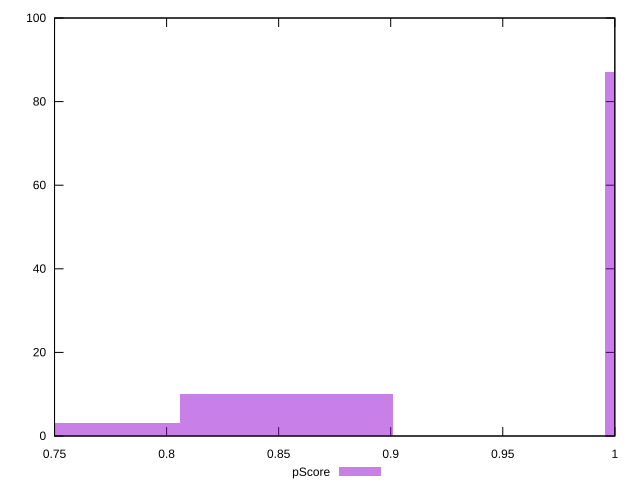

Write the gnuplot code that produced this figure.
reset

$pScore <<EOF
0.7586791530922535 3
1.0431838355018486 87
0.8535140472287852 10
EOF

set key outside below
set boxwidth 0.09483489413653169
set xrange [0.75:1]
set yrange [0:100]
set trange [0:100]
set style fill transparent solid 0.5 noborder
set terminal svg size 640, 490 enhanced background rgb 'white'
set output "report_00019_2021-02-10T18-14-37.922Z//unminified-javascript/samples/pages+cached+noadtech/pScore/histogram.svg"

plot $pScore title "pScore" with boxes

reset
